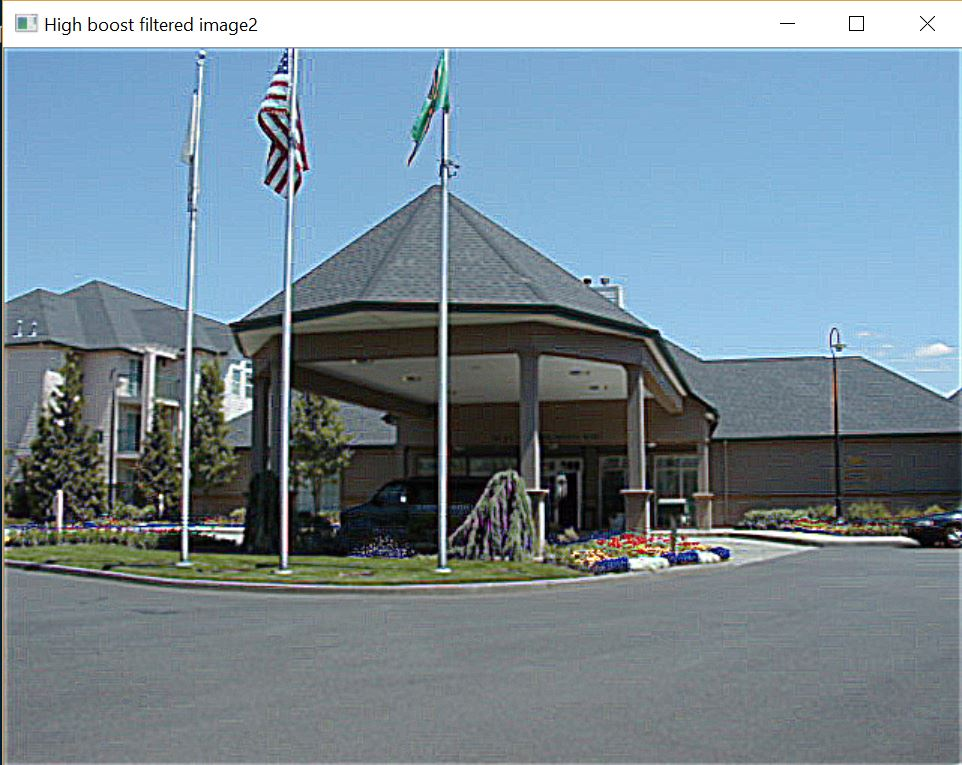
#> input picture upload/1.JPG, 962 x 765 px, found by its file name
$ python Ostu.py
#> lines starting #> are read from the running program, lines starting #| are printed output that depends on the picture
#> in main, img is the input picture: shape (765, 962, 3); mean B, G, R 148.7, 137.2, 119.5
#| (765, 962, 3)
# -*- coding: utf-8 -*-
"""
Created on Sun Mar  3 12:19:05 2019

@author: LXL
"""

import cv2
import numpy as np

def compute_hist(img):
    M, N = img.shape
#> M = 765; N = 962
    hist = [0] * 256
    for i in range(M):
        for j in range(N):
            hist[img[i][j]] += 1
    for i in range(256):
        hist[i] /= (M * N)
    return hist, M * N

def cumulative(hist):
    cum_sum = [0] * 256
    cum_mean = [0] * 256
    for i in range(len(hist)):
         cum_sum[i] = hist[i] + cum_sum[i - 1]
         cum_mean[i] = cum_mean[i - 1] + hist[i] * i
    return cum_mean, cum_sum

def Ostu_method(img):
    hist, size = compute_hist(img)
#> hist = 256 values, max 0.0466 at index 255, min 0.000421 at index 182, mean 0.00391; size = 735930
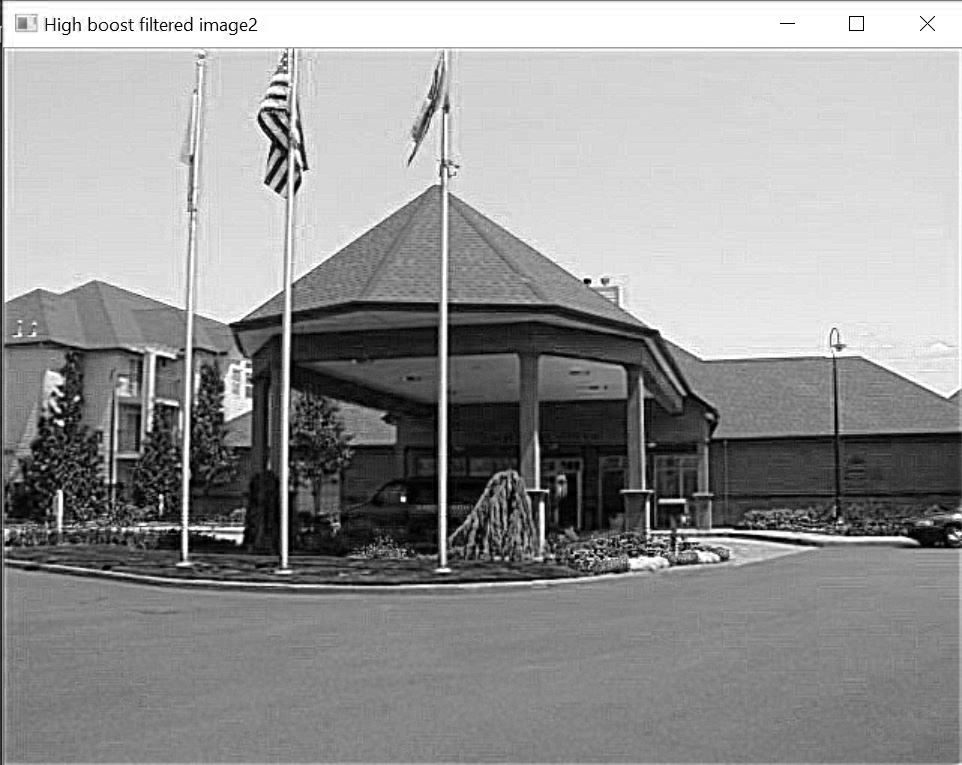
#> img: shape (765, 962); min 0, max 255, mean 148.7
    cum_mean, cum_sum = cumulative(hist)
#> after the loop in cumulative, `for i in range(len(hist)):`: cum_mean = 256 values from 0 to 148.7; cum_sum = 256 values from 0.0032 to 1
#> cum_mean = 256 values from 0 to 148.7; cum_sum = 256 values from 0.0032 to 1
    global_mean = cum_mean[255]
#> global_mean = 148.7
    epi = 1e-10
    max_sig = 0
    thr = 0
    for i in range(256):
        sigma = (global_mean * cum_sum[i] / size - cum_mean[i] / size)**2 / ((cum_sum[i] / size) * (1 - cum_sum[i] / size) + epi)
        if max_sig < sigma:
            max_sig = sigma
            thr = i
#> this loop made 256 passes
#> (sigma, max_sig) on passes 2 to 13: (0.000114, 0.000114), (0.000144, 0.000144), (0.000172, 0.000172), (0.000209, 0.000209), (0.000251, 0.000251), (0.000292, 0.000292), (0.000338, 0.000338), (0.000386, 0.000386), (0.000435, 0.000435), (0.000488, 0.000488), (0.000542, 0.000542), (0.000601, 0.000601)
#> max_sig on pass 1: 9.4e-05
#> after the loop, max_sig = 0.00324; thr = 97
    return thr

def main():
  img = cv2.imread('1.jpg')
  print(img.shape)
  thr = [Ostu_method(img[:,:,0]), Ostu_method(img[:,:,1]), Ostu_method(img[:,:,2])]
#> in Ostu_method (call 2), `hist, size = compute_hist(img)`: hist = 256 values, max 0.0427 at index 255, min 0.000345 at index 240, mean 0.00391
#> in Ostu_method (call 2), `hist, size = compute_hist(img)`:
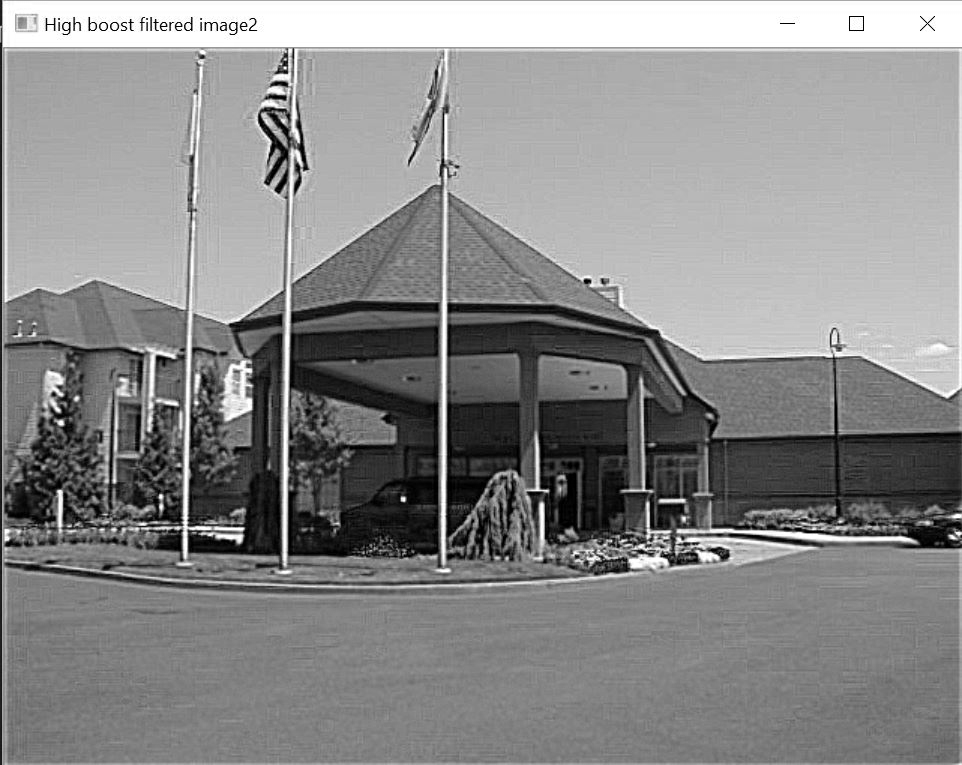
#> img: shape (765, 962); min 0, max 255, mean 137.2
#> in Ostu_method (call 2), `cum_mean, cum_sum = cumulative(hist)`: cum_mean = 256 values from 0 to 137.2; cum_sum = 256 values from 0.00261 to 1
#> in Ostu_method (call 2), `global_mean = cum_mean[255]`: global_mean = 137.2
#> the loop in Ostu_method (call 2), `for i in range(256):` made 256 passes
#> (sigma, max_sig) on passes 3 to 14: (0.000107, 0.000107), (0.000131, 0.000131), (0.000158, 0.000158), (0.000187, 0.000187), (0.000218, 0.000218), (0.000249, 0.000249), (0.000284, 0.000284), (0.000318, 0.000318), (0.000354, 0.000354), (0.000392, 0.000392), (0.000431, 0.000431), (0.000468, 0.000468)
#> max_sig on passes 1 to 2: 6.49e-05, 8.6e-05
#> after the loop in Ostu_method (call 2), `for i in range(256):`: max_sig = 0.0023; thr = 90
#> in Ostu_method (call 3), `hist, size = compute_hist(img)`: hist = 256 values, max 0.0475 at index 255, min 0.000264 at index 220, mean 0.00391
#> in Ostu_method (call 3), `hist, size = compute_hist(img)`:
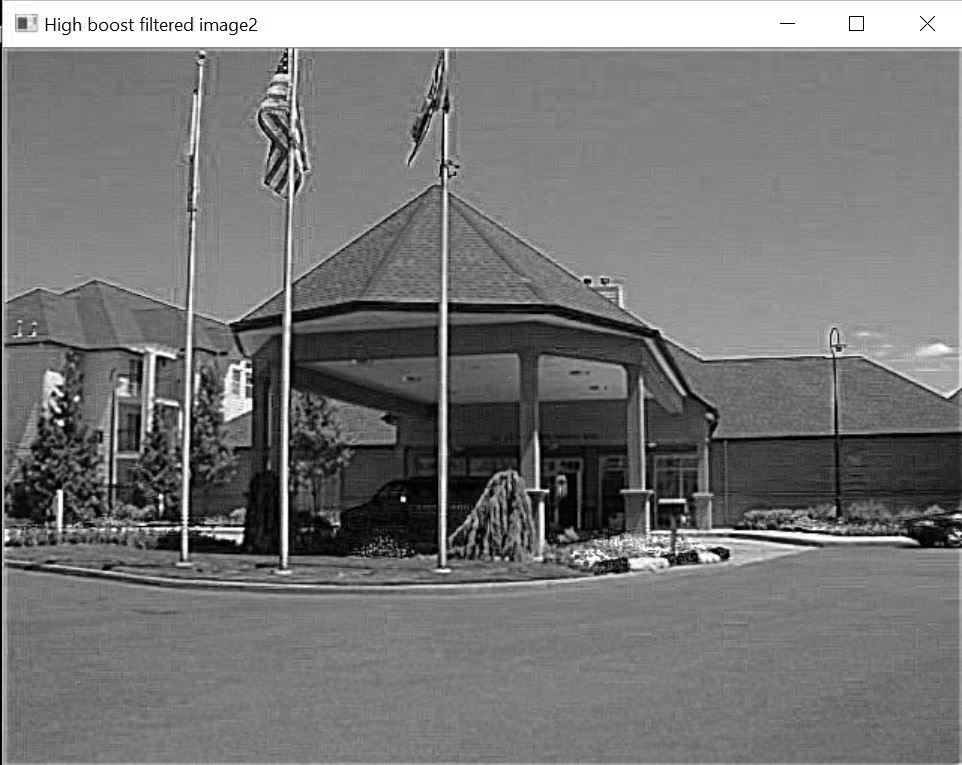
#> img: shape (765, 962); min 0, max 255, mean 119.5
#> in Ostu_method (call 3), `cum_mean, cum_sum = cumulative(hist)`: cum_mean = 256 values from 0 to 119.5; cum_sum = 256 values from 0.00365 to 1
#> in Ostu_method (call 3), `global_mean = cum_mean[255]`: global_mean = 119.5
#> the loop in Ostu_method (call 3), `for i in range(256):` made 256 passes
#> (sigma, max_sig) on passes 3 to 14: (0.000109, 0.000109), (0.000131, 0.000131), (0.000156, 0.000156), (0.00018, 0.00018), (0.000209, 0.000209), (0.000237, 0.000237), (0.000267, 0.000267), (0.000298, 0.000298), (0.000331, 0.000331), (0.000365, 0.000365), (0.000399, 0.000399), (0.000431, 0.000431)
#> max_sig on passes 1 to 2: 6.94e-05, 8.95e-05
#> after the loop in Ostu_method (call 3), `for i in range(256):`: max_sig = 0.00154; thr = 80
#> thr = [97, 90, 80]
  out = np.zeros_like(img, dtype = np.uint8)
  for ch in range(3):
    for i in range(img.shape[0]):
      for j in range(img.shape[1]):
          if img[i, j, ch] <= thr[ch]:
              out[i, j, ch] = 0
          else:
              out[i, j, ch] = 255
  out = cv2.medianBlur(out, 15)
  cv2.imshow("segmented image", out)
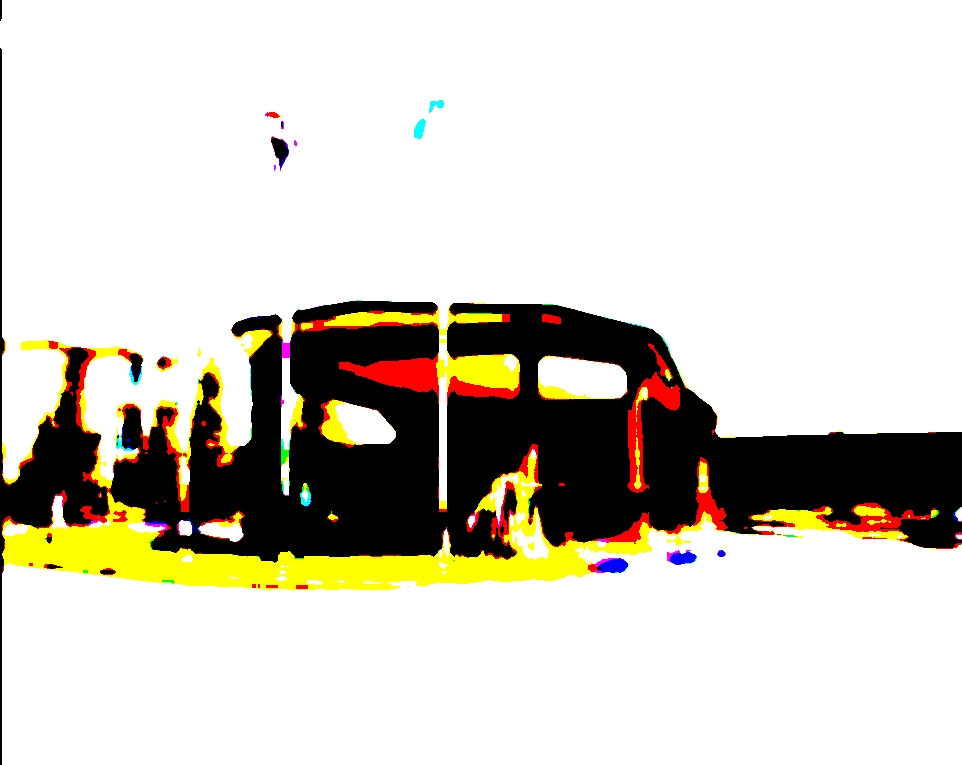
#> window 'segmented image': shape (765, 962, 3); mean B, G, R 194.4, 206.1, 210.8
  cv2.waitKey()

if __name__ == '__main__':
    main()
